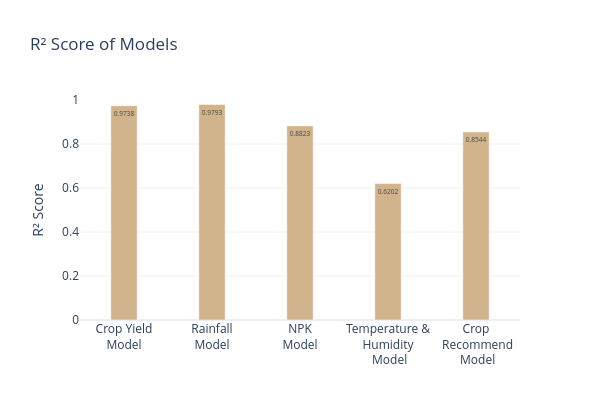

Notebook code cell kept with this figure:
### Code cell
import plotly.graph_objects as go

# Model Evaluation metrics
models = [
    'Crop Yield<br>Model',
    'Rainfall<br>Model',
    'NPK<br>Model',
    'Temperature &<br>Humidity<br> Model',
    'Crop<br> Recommend<br> Model'
]
r2_scores = [0.9738, 0.9793, 0.8823, 0.6202, 0.8544]

# Create interactive bar chart
fig = go.Figure(data=[
    go.Bar(
        x=models,
        y=r2_scores,
        marker_color='tan',
        width=[0.3]*len(models),
        text=[f"{score:.4f}" for score in r2_scores],
        textposition='inside',
        textangle=0,
        hovertemplate='%{x}<br>R² Score: %{y:.4f}<extra></extra>'
    )
])

fig.update_layout(
    title='R² Score of Models',
    width=600,
    height=400,
    yaxis=dict(title='R² Score', range=[0, 1]),
    xaxis_tickangle=0,
    template='plotly_white',
    bargap=0.2,
    bargroupgap=0.1
)

fig.show()

### Figure 1 — Plotly figure (JSON) as saved in the notebook; plotly's stock layout.template omitted (floating-point values rounded to 4 significant figures)
{"data": [{"hovertemplate": "%{x}<br>R² Score: %{y:.4f}<extra></extra>", "marker": {"color": "tan"}, "text": ["0.9738", "0.9793", "0.8823", "0.6202", "0.8544"], "textangle": 0, "textposition": "inside", "type": "bar", "width": [0.3, 0.3, 0.3, 0.3, 0.3], "x": ["Crop Yield<br>Model", "Rainfall<br>Model", "NPK<br>Model", "Temperature &<br>Humidity<br> Model", "Crop<br> Recommend<br> Model"], "y": [0.9738, 0.9793, 0.8823, 0.6202, 0.8544]}], "layout": {"bargap": 0.2, "bargroupgap": 0.1, "height": 400, "title": {"text": "R² Score of Models"}, "width": 600, "xaxis": {"tickangle": 0}, "yaxis": {"range": [0, 1], "title": {"text": "R² Score"}}}}
